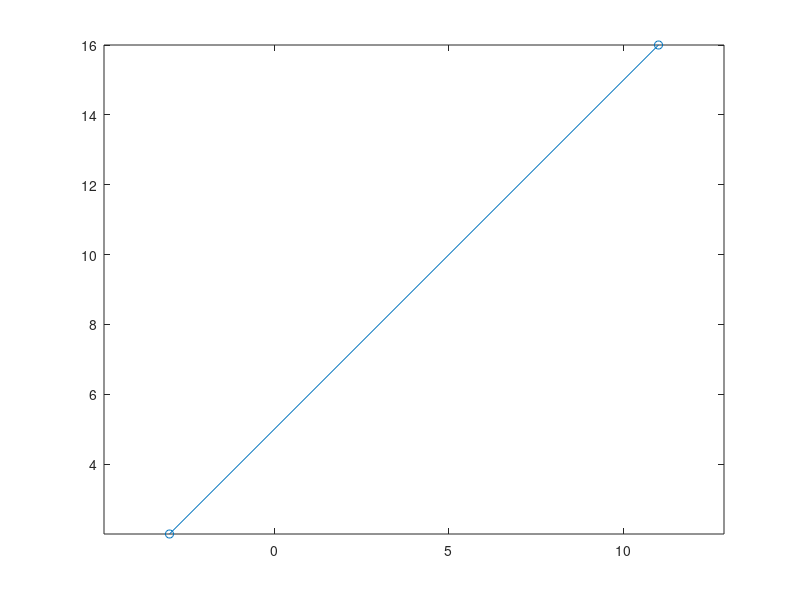

Write the MATLAB code that produced this figure.
%% perspective coord setup
f = 2;
u0 = 1.23;  % 0

theta = pi / 4 - atan(u0/f);
F = [f, 0, 0
    0, 1, 0];
    % 0, 0, 1];  % take out the last row makes it 1-D and perspective
R = [cos(theta), -sin(theta), 0;
    sin(theta), cos(theta), 0;
    0, 0, 1];
camera_pos = [-3, 2];
T = [eye(2), -camera_pos';
    0, 0, 1];
% T = [1, 0, 3;
%     0, 1, -2;
%     0, 0, 1];
P = F * R * T;

%% u_A = P_a * x'

u = u0;
u_ = [u; 1];
x_ = P \ u_;
P * x_  % should be [0,1]'

x = x_(1:2) / x_(3);
plot([camera_pos(1), x(1)],[camera_pos(2), x(2)], 'o-')
axis equal 
x